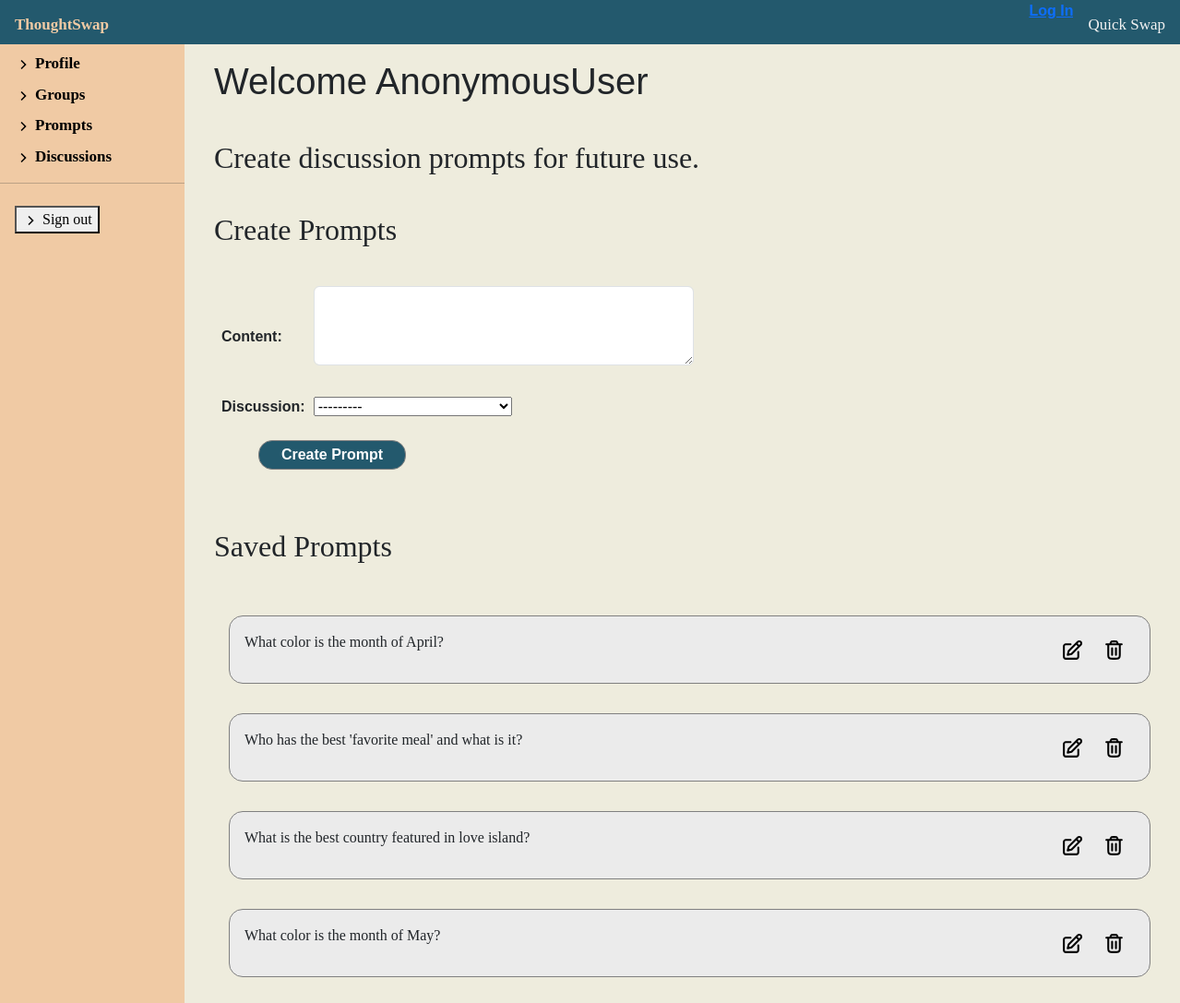
Screenshot of /discussion/1/prompts with the database file from the repository.
### discussion/models.py (models this page shows, shortened)
class Prompt(models.Model):
    id = models.AutoField(primary_key=True)
    content = models.TextField(
        max_length=1000, help_text='Enter a prompt for the discussion', blank=False, null=False)
    discussion = models.ForeignKey(
        'Discussion', on_delete=models.SET_NULL, null=True, blank=True)
    author = models.ForeignKey('Facilitator', on_delete=models.SET_NULL, null=True)
    def __str__(self):
        return f'{self.content}'

### discussion/views.py (the view)
# urls.py: path('<int:pk>/prompts', views.FacilitatorPromptView.as_view(), name='facilitator-prompts'),
class FacilitatorPromptView(CreateView):
    model = Facilitator
    form_class = PromptModelForm
    template_name = 'discussion/profile/prompt_display.html'
    def get_context_data(self, **kwargs):
        context = super(FacilitatorPromptView,
                        self).get_context_data(**kwargs)
        pk = self.kwargs['pk']
        context['facilitator'] = Facilitator.objects.get(
            pk=pk)
        facilitator = get_object_or_404(Facilitator, pk=pk)
        form = PromptModelForm(initial={'content': None, 'discussion': None})
        context['form'] = form
        return context

### discussion/forms.py
class PromptModelForm(ModelForm):
    class Meta:
        model = Prompt
        fields = ['content', 'discussion']
    def __init__(self, *args, **kwargs):
        super().__init__(*args, **kwargs)
        self.fields['content'].widget.attrs.update({'class': 'form-control', 'rows': 3})

### discussion/models.py (called while the page is built)
    def __str__(self):
        return self.name

### discussion/templates/discussion/profile/prompt_display.html (shortened to what this page needs)
{% extends "discussion/profile/facilitator_profile.html" %}
{% block profileContent %}
<div class="facilitator-profile">
    <h1 class="discussion-header">Welcome {{ user }}</h1>
    <h2 class="discussion-header">Create discussion prompts for future use.</h2>
    <div class="profile-container" id="create-prompt">
        <h2 class="discussion-header">Create Prompts</h2>
        <div class="response-board">
            <form action="{% url 'create-prompt' pk=facilitator.pk %}" method="post">
                <table>
                    {{ form.as_table }}
                </table>
                <button class="create-group-btn" type="submit">Create Prompt</button>
            </form>
        </div>
        <h2 class="discussion-header">Saved Prompts</h2>
        <div class="response-board">
            {% for prompt in facilitator.prompt_set.all %}
            <div class="prompt-crud">
                <p class="prompt-content">{{ prompt }}</p>
                <div class="prompt-ud">
                    <div class="tip-container">
                        <a class="ud-button edit-group"
                            href="{% url 'change-prompt' pk=facilitator.id id=prompt.id %}"><img
                                src="/static//media/edit-svgrepo-com.svg" alt="edit prompt button">
                            <span class="ud-tool">Edit Prompt</span></a>
                    </div>
                    <div class="tip-container">
                        <a class="ud-button delete-group" href="{% url 'prompt-delete' facilitator_pk=facilitator.pk pk=prompt.pk %}"><img
                            src="/static/media/trash-svgrepo-com.svg" alt="delete prompt button">
                        <span class="ud-tool">Delete Prompt</span></a>
                    </div>
                </div>
            </div>
            {% endfor %}
        </div>
    </div>
</div>
{% endblock %}

### discussion/static/css/styles.css (style rules this page uses)
.profile-container { display: flex; justify-content: space-between; }
.facilitator-profile { width: 100%; margin-left: 1em; }
.discussion-header { padding: 1rem; }
.response-board { padding: 1rem; display: grid; }
table { margin-bottom: 1rem; font-family: Arial, Helvetica, sans-serif; justify-content: center; }
th { padding: 0.5em; }
#create-prompt { display: block; }
.prompt-crud { border: solid 1px grey; border-radius: 15px; background: rgb(235, 235, 235); padding: 1rem; margin: 1em; display: flex; justify-content: space-between; align-items: center; }
.prompt-ud { display: flex; }
.ud-button { width: 75%; padding: 5px; margin: 5px; background-color: transparent; border: none; }
.create-group-btn { border: none; background-color: #23596d; border: solid 1px grey; border-radius: 15px; width: 10rem; margin: 0rem 1rem 2rem 3rem; height: 2rem; color: white; font-size: medium; font-family: Arial, Helvetica, sans-serif; font-weight: bold; }
.tip-container { position: relative; display: inline-block; }
body { background: #eeecdd; margin: 0; }
h1 { font-family: Arial Black, verdana, sans-serif; }
a { font-family: arial; font-weight: bold; }
p, div, span { font-family: Georgia, 'Times New Roman', Times, serif; }

### rows the page displays
Prompt: content "What color is the month of April?"
Prompt: content "Who has the best 'favorite meal' and what is it?"
Prompt: content "What is the best country featured in love island?"
Prompt: content "What color is the month of May?"

### other values shown
{{ user }} "AnonymousUser"
